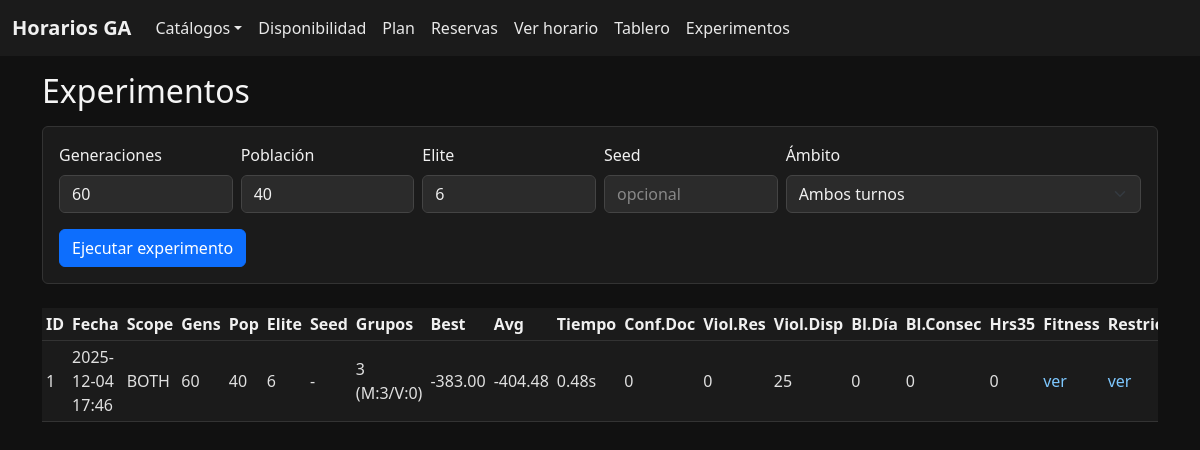
The app's page /experimentos with its own data.
### app/models.py (models this page shows)
class Experimento(db.Model):
    id = db.Column(db.Integer, primary_key=True)
    creado_en = db.Column(db.DateTime, default=datetime.utcnow)
    scope = db.Column(db.String(20))
    generaciones = db.Column(db.Integer)
    poblacion = db.Column(db.Integer)
    elite = db.Column(db.Integer)
    seed = db.Column(db.Integer, nullable=True)
    num_grupos_total = db.Column(db.Integer, default=0)
    num_grupos_m = db.Column(db.Integer, default=0)
    num_grupos_v = db.Column(db.Integer, default=0)
    best_final = db.Column(db.Float, default=0.0)
    avg_final = db.Column(db.Float, default=0.0)
    tiempo_total = db.Column(db.Float, default=0.0)
    conflictos_docente = db.Column(db.Integer, default=0)
    violacion_reserva = db.Column(db.Integer, default=0)
    violacion_disponibilidad = db.Column(db.Integer, default=0)
    turno_incorrecto = db.Column(db.Integer, default=0)
    exceso_sesiones = db.Column(db.Integer, default=0)
    falta_sesiones = db.Column(db.Integer, default=0)
    exceso_bloques_dia = db.Column(db.Integer, default=0)
    exceso_bloques_consecutivos = db.Column(db.Integer, default=0)
    exceso_horas_semanales = db.Column(db.Integer, default=0)
    fig_fitness = db.Column(db.String(255))
    fig_hard = db.Column(db.String(255))
    log_json = db.Column(db.Text)

### app/routes.py (the view)
@bp.route("/experimentos", methods=["GET"])
def experimentos():
    rows = Experimento.query.order_by(Experimento.creado_en.desc()).all()
    return render_template("experimentos.html", rows=rows)

### app/templates/experimentos.html (shortened to what this page needs)
{% extends "base.html" %} {% block content %}
<h2 class="mb-3">Experimentos</h2>
<form
  class="card p-3 mb-4"
  method="post"
  action="{{ url_for('main.experimentos_run') }}"
>
  <div class="row g-2">
    <div class="col-6 col-md-2">
      <label class="form-label">Generaciones</label>
      <input
        type="number"
        class="form-control"
        name="gens"
        value="60"
        min="10"
      />
    </div>
    <div class="col-6 col-md-2">
      <label class="form-label">Población</label>
      <input
        type="number"
        class="form-control"
        name="tam"
        value="40"
        min="10"
      />
    </div>
    <div class="col-6 col-md-2">
      <label class="form-label">Elite</label>
      <input
        type="number"
        class="form-control"
        name="elite"
        value="6"
        min="1"
      />
    </div>
    <div class="col-6 col-md-2">
      <label class="form-label">Seed</label>
      <input
        type="text"
        class="form-control"
        name="seed"
        placeholder="opcional"
      />
    </div>
    <div class="col-12 col-md-4">
      <label class="form-label">Ámbito</label>
      <select class="form-select" name="scope">
        <option value="BOTH">Ambos turnos</option>
      </select>
    </div>
  </div>
  <div class="mt-3">
    <button class="btn btn-primary">Ejecutar experimento</button>
  </div>
</form>
<div class="table-responsive">
  <table class="table table-sm table-dark align-middle">
    <thead>
      <tr>
        <th>ID</th>
        <th>Fecha</th>
        <th>Scope</th>
        <th>Gens</th>
        <th>Pop</th>
        <th>Elite</th>
        <th>Seed</th>
        <th>Grupos</th>
        <th>Best</th>
        <th>Avg</th>
        <th>Tiempo</th>
        <th>Conf.Doc</th>
        <th>Viol.Res</th>
        <th>Viol.Disp</th>
        <th>Bl.Día</th>
        <th>Bl.Consec</th>
        <th>Hrs35</th>
        <th>Fitness</th>
        <th>Restricc.</th>
      </tr>
    </thead>
    <tbody>
      {% for row in rows %}
      <tr>
        <td>{{ row.id }}</td>
        <td>
          {{ row.creado_en.strftime('%Y-%m-%d %H:%M') if row.creado_en else '-'
          }}
        </td>
        <td>{{ row.scope }}</td>
        <td>{{ row.generaciones }}</td>
        <td>{{ row.poblacion }}</td>
        <td>{{ row.elite }}</td>
        <td>{{ row.seed or '-' }}</td>
        <td>
          {{ row.num_grupos_total or 0 }} (M:{{ row.num_grupos_m or 0 }}/V:{{
          row.num_grupos_v or 0 }})
        </td>
        <td>{{ "%.2f"|format(row.best_final or 0) }}</td>
        <td>{{ "%.2f"|format(row.avg_final or 0) }}</td>
        <td>{{ "%.2f"|format(row.tiempo_total or 0) }}s</td>
        <td>{{ row.conflictos_docente or 0 }}</td>
        <td>{{ row.violacion_reserva or 0 }}</td>
        <td>{{ row.violacion_disponibilidad or 0 }}</td>
        <td>{{ row.exceso_bloques_dia or 0 }}</td>
        <td>{{ row.exceso_bloques_consecutivos or 0 }}</td>
        <td>{{ row.exceso_horas_semanales or 0 }}</td>
        <td>
          {% if row.fig_fitness %}
          <a
            target="_blank"
            href="{{ url_for('static', filename=row.fig_fitness) }}"
            >ver</a
          >
          {% else %}-{% endif %}
        </td>
        <td>
          {% if row.fig_hard %}
          <a
            target="_blank"
            href="{{ url_for('static', filename=row.fig_hard) }}"
            >ver</a
          >
          {% else %}-{% endif %}
        </td>
      </tr>
      {% else %}
      <tr>
        <td colspan="20" class="text-center py-4">Sin experimentos aún.</td>
      </tr>
      {% endfor %}
    </tbody>
  </table>
</div>
{% endblock %}

### app/static/css/styles.css (style rules this page uses)
body { background: #111; color: #eee; }
label, .form-label { color: #f0f0f0 !important; font-weight: 500; margin-bottom: 0.5rem; }
h1, h2, h3, h4, h5, h6 { color: #f5f5f5 !important; }
p, span, div { color: #e0e0e0; }
.card { background: #1b1b1b; border: 1px solid #333; }
.table { background: #1b1b1b; }
.table th { color: #f0f0f0 !important; font-weight: 600; }
.table td { color: #e0e0e0 !important; }
.table-dark { --bs-table-bg: #1b1b1b; --bs-table-striped-bg: #232323; --bs-table-hover-bg: #2b2b2b; --bs-table-border-color: #333; --bs-table-color: #e0e0e0; }
.form-control, .form-select { background-color: #2b2b2b; border: 1px solid #444; color: #f0f0f0; }
.form-control::placeholder { color: #888; }
.btn { font-weight: 500; }
.btn-primary { background-color: #0d6efd; border-color: #0d6efd; color: #fff; }
a { color: #7ec8ff; text-decoration: none; }
input[type="text"], input[type="email"], input[type="number"], input[type="password"], textarea, select { background-color: #2b2b2b !important; border-color: #444 !important; color: #f0f0f0 !important; }

### records on screen
Experimento: id "1", creado_en "2025-12-04 17:46", scope "BOTH", generaciones "60", poblacion "40", elite "6", seed "-", num_grupos_total "3", num_grupos_m "3", num_grupos_v "0", best_final "-383.00", avg_final "-404.48", tiempo_total "0.48", conflictos_docente "0", violacion_reserva "0", violacion_disponibilidad "25", exceso_bloques_dia "0", exceso_bloques_consecutivos "0", exceso_horas_semanales "0"
